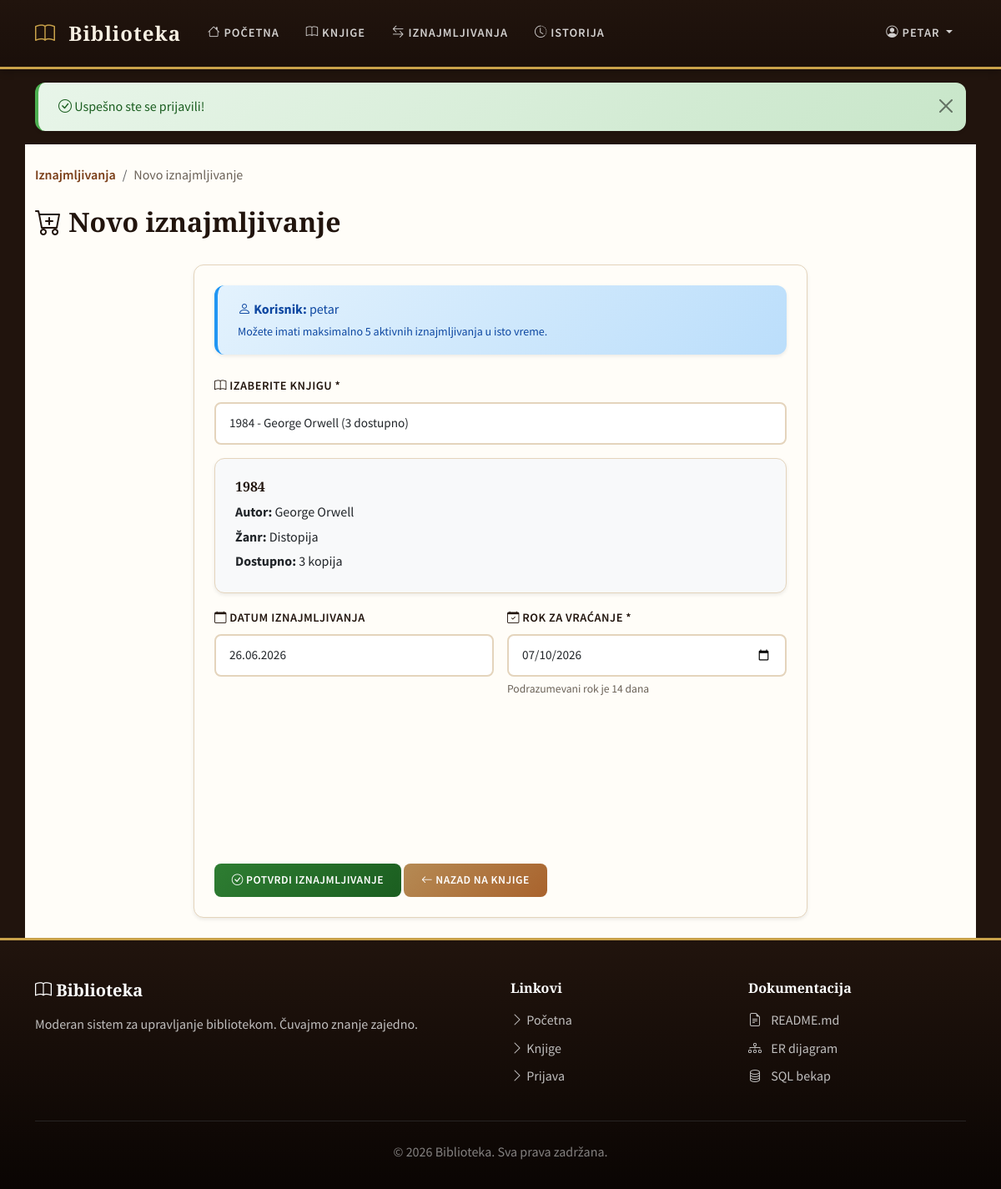
Screenshot of /index.php?page=rental_create&book_id=16 (signed in) with the database file from the repository.
### tables this page shows
CREATE TABLE `books` (
    `id` INT UNSIGNED NOT NULL AUTO_INCREMENT,
    `title` VARCHAR(200) NOT NULL,
    `author` VARCHAR(100) NOT NULL,
    `isbn` VARCHAR(20) DEFAULT NULL,
    `genre` VARCHAR(50) DEFAULT NULL,
    `year` INT DEFAULT NULL,
    `available_copies` INT NOT NULL DEFAULT 0,
    `total_copies` INT NOT NULL DEFAULT 1,
    `description` TEXT DEFAULT NULL,
    `cover_image` VARCHAR(255) DEFAULT NULL,
    `created_at` TIMESTAMP NOT NULL DEFAULT CURRENT_TIMESTAMP,
    PRIMARY KEY (`id`),
    UNIQUE KEY `uk_isbn` (`isbn`),
    KEY `idx_author` (`author`),
    KEY `idx_genre` (`genre`),
    KEY `idx_year` (`year`)
);

### controllers/BaseController.php (called while the page is built)
<?php
class BaseController {
    protected $viewBasePath;
    public function __construct($viewBasePath) {
        $this->viewBasePath = rtrim($viewBasePath, '/');
    }
    protected function render($viewPath) {
        require $this->viewBasePath . '/' . ltrim($viewPath, '/');
    }
}

### controllers/RentalController.php (called while the page is built, shortened)
<?php
class RentalController extends BaseController {
    public function create() {
        $this->render('rentals/create.php');
    }
}

### index.php (called while the page is built, shortened)
<?php
require_once __DIR__ . '/config/database.php';
require_once __DIR__ . '/helpers/functions.php';
require_once __DIR__ . '/models/Book.php';
require_once __DIR__ . '/controllers/BaseController.php';
require_once __DIR__ . '/controllers/RentalController.php';
$page = $_GET['page'] ?? 'home';
require_once __DIR__ . '/views/layouts/header.php';
$viewBasePath = __DIR__ . '/views';
$routes = [
    'home' => [new PageController($viewBasePath), 'home'],
    'login' => [new PageController($viewBasePath), 'login'],
    'register' => [new PageController($viewBasePath), 'register'],
    'logout' => [new PageController($viewBasePath), 'logout'],
    'books' => [new BookController($viewBasePath), 'index'],
    'book_show' => [new BookController($viewBasePath), 'show'],
    'book_create' => [new BookController($viewBasePath), 'create'],
    'book_edit' => [new BookController($viewBasePath), 'edit'],
    'book_delete' => [new BookController($viewBasePath), 'delete'],
    'rentals' => [new RentalController($viewBasePath), 'index'],
    'rental_create' => [new RentalController($viewBasePath), 'create'],
    'rental_return' => [new RentalController($viewBasePath), 'returnBook'],
    'rental_history' => [new RentalController($viewBasePath), 'history'],
    'users' => [new UserController($viewBasePath), 'index'],
    'user_profile' => [new UserController($viewBasePath), 'profile'],
    'user_edit' => [new UserController($viewBasePath), 'edit'],
    'user_delete' => [new UserController($viewBasePath), 'delete'],
    'statistics' => [new StatisticsController($viewBasePath), 'index'],
];
$route = $routes[$page] ?? [new PageController($viewBasePath), 'notFound'];
call_user_func($route);
require_once __DIR__ . '/views/layouts/footer.php';
?>

### helpers/functions.php (called while the page is built, shortened)
<?php
function e($string) {
    return htmlspecialchars($string, ENT_QUOTES, 'UTF-8');
}

### config/database.php (called while the page is built, shortened)
<?php
class Database {
    private static $instance = null;
    private $connection;
    private function __construct() {
        try {
            $dsn = "mysql:host=" . DB_HOST . ";port=" . DB_PORT . ";dbname=" . DB_NAME . ";charset=utf8mb4";
            $this->connection = new PDO($dsn, DB_USER, DB_PASS, [
                PDO::ATTR_ERRMODE => PDO::ERRMODE_EXCEPTION,
                PDO::ATTR_DEFAULT_FETCH_MODE => PDO::FETCH_ASSOC,
                PDO::ATTR_EMULATE_PREPARES => false
            ]);
        } catch (PDOException $e) {
            error_log('Greška pri konekciji sa bazom: ' . $e->getMessage());
            die('Konekcija sa bazom trenutno nije dostupna. Proverite podešavanja u config/database.php.');
        }
    }
    public static function getInstance() {
        if (self::$instance === null) {
            self::$instance = new self();
        }
        return self::$instance;
    }
    public function getConnection() {
        return $this->connection;
    }
}
function getDB() {
    return Database::getInstance()->getConnection();
}

### models/Book.php (called while the page is built, shortened)
<?php
class Book {
    private $db;
    public function __construct() {
        $this->db = getDB();
    }
    public function getAll($filters = []) {
        $sql = "SELECT * FROM books WHERE 1=1";
        $params = [];
        $sql .= " ORDER BY title ASC";
        $stmt = $this->db->prepare($sql);
        $stmt->execute($params);
        return $stmt->fetchAll();
    }
    public function getById($id) {
        $stmt = $this->db->prepare("SELECT * FROM books WHERE id = ?");
        $stmt->execute([$id]);
        return $stmt->fetch();
    }
}

### views/rentals/create.php (the view, shortened to what this page needs)
<?php
$bookModel = new Book();
$bookId = intval($_GET['book_id'] ?? 0);
$selectedBook = null;
if ($bookId > 0) {
    $selectedBook = $bookModel->getById($bookId);
}
$dostupneKnjige = $bookModel->getAll();
$dostupneKnjige = array_filter($dostupneKnjige, function($knjiga) {
    return $knjiga['available_copies'] > 0;
});
$podrazumevaniRok = date('Y-m-d', strtotime('+14 days'));
?>
<div class="row mb-4">
    <div class="col-12">
        <nav aria-label="breadcrumb">
            <ol class="breadcrumb">
                <li class="breadcrumb-item"><a href="/index.php?page=rentals">Iznajmljivanja</a></li>
                <li class="breadcrumb-item active">Novo iznajmljivanje</li>
            </ol>
        </nav>
        <h2><i class="bi bi-cart-plus"></i> Novo iznajmljivanje</h2>
    </div>
</div>
<div class="row justify-content-center">
    <div class="col-md-8">
        <div class="card">
            <div class="card-body">
                <div class="alert alert-info mb-4">
                    <i class="bi bi-person"></i>
                    <strong>Korisnik:</strong> <?= e($_SESSION['username']) ?>
                    <br>
                    <small>Možete imati maksimalno 5 aktivnih iznajmljivanja u isto vreme.</small>
                </div>
                <form method="POST" action="/index.php?page=rental_create">
                    <div class="row g-3">
                        <div class="col-12">
                            <label for="book_id" class="form-label">
                                <i class="bi bi-book"></i> Izaberite knjigu *
                            </label>
                            <select class="form-select" id="book_id" name="book_id" required>
                                <?php foreach ($dostupneKnjige as $knjiga): ?>
                                    <option value="<?= $knjiga['id'] ?>"
                                            <?= ($bookId == $knjiga['id']) ? 'selected' : '' ?>
                                            <?= ($knjiga['available_copies'] <= 0) ? 'disabled' : '' ?>>
                                        <?= e($knjiga['title']) ?> - <?= e($knjiga['author']) ?>
                                    </option>
                                <?php endforeach; ?>
                            </select>
                        </div>
                        <?php if ($selectedBook): ?>
                            <div class="col-12">
                                <div class="card bg-light">
                                    <div class="card-body">
                                        <h6><?= e($selectedBook['title']) ?></h6>
                                        <p class="mb-1"><strong>Autor:</strong> <?= e($selectedBook['author']) ?></p>
                                        <p class="mb-1"><strong>Žanr:</strong> <?= e($selectedBook['genre'] ?? 'Nepoznat') ?></p>
                                        <p class="mb-0"><strong>Dostupno:</strong> <?= $selectedBook['available_copies'] ?> kopija</p>
                                    </div>
                                </div>
                            </div>
                        <?php endif; ?>
                        <div class="col-md-6">
                            <label class="form-label">
                                <i class="bi bi-calendar"></i> Datum iznajmljivanja
                            </label>
                            <input type="text" class="form-control" value="<?= date('d.m.Y') ?>" readonly>
                        </div>
                        <div class="col-md-6">
                            <label for="due_date" class="form-label">
                                <i class="bi bi-calendar-check"></i> Rok za vraćanje *
                            </label>
                            <input type="date" class="form-control" id="due_date" name="due_date"
                                   value="<?= e($_POST['due_date'] ?? $podrazumevaniRok) ?>"
                                   min="<?= date('Y-m-d', strtotime('+1 day')) ?>"
                                   required>
                            <div class="form-text">Podrazumevani rok je 14 dana</div>
                        </div>
                        <div class="col-12">
                        </div>
                        <div class="col-12">
                            <button type="submit" class="btn btn-success btn-lg">
                                <i class="bi bi-check-circle"></i> Potvrdi iznajmljivanje
                            </button>
                            <a href="/index.php?page=books" class="btn btn-secondary btn-lg">
                                <i class="bi bi-arrow-left"></i> Nazad na knjige
                            </a>
                        </div>
                    </div>
                </form>
            </div>
        </div>
    </div>
</div>

### css/style.css (style rules this page uses)
:root { --primary: #7A3E18; --primary-dark: #4B2610; --primary-light: #A9632D; --secondary: #21140D; --accent: #B58A54; --gold: #C9A24A; --cream: #F7F0E3; --paper: #FFFDF8; --dark: #17110C; --text: #312820; --text-light: #6B6258; --border: #E4D4BC; --success: #2E7D32; --danger: #C62828; --warning: #E65100; --info: #0D47A1; --shadow-sm: 0 2px 4px rgba(0,0,0,0.08); --shadow: 0 4px 12px rgba(0,0,0,0.12); --shadow-lg: 0 8px 24px rgba(0,0,0,0.16); --radius: 8px; --radius-lg: 12px; --transition: all 0.3s ease; }
body { font-family: 'Source Sans Pro', -apple-system, sans-serif; background: var(--secondary); color: var(--text); min-height: 100vh; display: flex; flex-direction: column; line-height: 1.6; margin: 0; padding: 0; -webkit-font-smoothing: antialiased; }
* { box-sizing: border-box; }
h1, h2, h3, h4, h5, h6 { font-family: 'Playfair Display', Georgia, serif; color: var(--secondary); font-weight: 600; }
.card { border: none; border-radius: var(--radius-lg); box-shadow: var(--shadow-sm); transition: var(--transition); overflow: hidden; background: var(--paper); border: 1px solid var(--border); }
.card-body { padding: 1.5rem; }
.btn { font-weight: 600; border-radius: var(--radius); transition: var(--transition); padding: 0.6rem 1.3rem; letter-spacing: 0.5px; text-transform: uppercase; font-size: 0.85rem; }
.btn-secondary { background: linear-gradient(135deg, var(--accent) 0%, var(--primary-light) 100%); border: none; color: white; }
.btn-success { background: linear-gradient(135deg, #2E7D32 0%, #1B5E20 100%); border: none; }
.form-control, .form-select { border: 2px solid var(--border); border-radius: var(--radius); padding: 0.75rem 1rem; font-size: 0.95rem; transition: var(--transition); background: white; }
.form-label { font-weight: 600; color: var(--secondary); margin-bottom: 0.5rem; font-size: 0.9rem; text-transform: uppercase; letter-spacing: 0.5px; }
.form-text { color: var(--text-light); font-size: 0.85rem; }
.alert { border-radius: var(--radius-lg); border: none; padding: 1rem 1.5rem; font-weight: 500; box-shadow: var(--shadow-sm); }
.alert-info { background: linear-gradient(135deg, #E3F2FD 0%, #BBDEFB 100%); color: #0D47A1; border-left: 4px solid #2196F3; }
.breadcrumb { background: transparent; padding: 0; margin-bottom: 1.5rem; }
.breadcrumb-item a { color: var(--primary); text-decoration: none; font-weight: 600; }
.breadcrumb-item.active { color: var(--text-light); }
.card, .stat-card { animation: fadeIn 0.4s ease; }
a { color: var(--primary); transition: var(--transition); }

### rows the page displays
books: title "1984", author "George Orwell", genre "Distopija", available_copies "3"

### other values shown
$_SESSION['username'] "PETAR"
$success "Uspešno ste se prijavili!"
$_SESSION['username'] "petar"
form field book_id "1984 - George Orwell (3 dostupno)"
